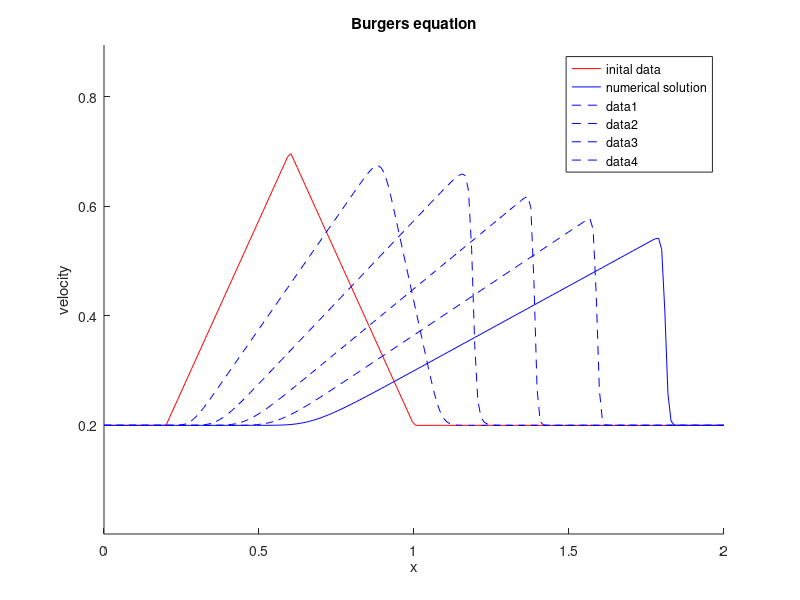

The MATLAB source for this figure:
%-------------------------------------------------------------------
% MATLAB routine for solving Burgers equation 
%   v_t + (v^2/2)_x  (conservation form)
%
% created: April 2010
% author:  Susanne Hoefner, Uppsala University 
%-------------------------------------------------------------------

clear   % clear all variables
clf     % clear plot area

%-------------------------------------------------------------------
% defining spatial grid
%-------------------------------------------------------------------

npt   = 200;     % number of spatial grid points
x_min = 0.0;     % left boundary
x_max = 2.0;     % right boundary

dx    = (x_max-x_min)/(npt-1);  % grid spacing (equidistant)
for i=1:npt
  x(i) = x_min + (i-1)*dx;      % setting spatial grid points 
end

x_diff  = (x_max-x_min);        % length of spatial range
x_mid   = (x_min+x_max)/2.0;    % mid-point of spatial range

%-------------------------------------------------------------------
% setting initial conditions
%-------------------------------------------------------------------

% parameters for initial data

%i_dat = 1;      % Gaussian
%i_dat = 2;      % slope
i_dat = 3;      % triangle

v_min = +0.20;  % maxium velocity
v_max = +0.70;  % minimum velocity

f_tip   = 0.30; % location of gaussian and triangle
f_gauss = 0.40; % width parameter for gaussian
f_width = 0.20; % width parameter for triangle and slope

% creating initial data

for i=1:npt

  % gaussian

  if i_dat == 1
    x_tip   = x_min + f_tip*x_diff;  % center of triangle
    v(i,1) = (v_max-v_min) * exp( -( (x(i)-x_tip) / f_gauss*x_diff )^2 ) + v_min;
  end

  % slope

  if i_dat == 2
    x_left  = x_mid-f_width*x_diff;
    x_right = x_mid+f_width*x_diff;
    v(i,1) = v_max;
    if x(i) > (x_left)
      if x(i) < (x_right)
        v(i,1) = v_max - (v_max-v_min)*((x(i)-x_left)/(x_right-x_left));
      else
        v(i,1) = v_min;
      end
    end
  end

  % triangle

  if i_dat == 3
    x_tip   = x_min + f_tip*x_diff;  % center of triangle
    x_left  = x_tip-f_width*x_diff;  % left border of triangle
    x_right = x_tip+f_width*x_diff;  % right border of triangle
    v(i,1) = v_min;                  % velocity outside triangle region
    if x(i) > x_left
      if x(i) < x_right
        if x(i) < x_tip              % left side of triangle
          v(i,1) = v_min + (v_max-v_min)*((x(i)-x_left)/(x_tip-x_left));
        else                         % right side of triangle
          v(i,1) = v_max - (v_max-v_min)*((x(i)-x_tip)/(x_right-x_tip));
        end
      end
    end
  end

end

%-------------------------------------------------------------------
% computing solution at chosen time levels
%    (using a conservative explicit upwind differencing scheme)
%-------------------------------------------------------------------

t_start = 0.0;  % starting time 
t_stop  = 2.4;  % stopping time 

cfl     = 0.8;  % Courant number (must be < 1 for stability)

t(1)    = t_start; % time level of initial data
age     = t(1);    % control variable for time integration
n       = 0;       % initializing time level counter

while (age <= t_stop) 

  n      = n+1;                      % index of time level
  dt     = dx*cfl/max(abs(v(:,n)));  % time step
  t(n+1) = t(n) + dt;                % time 
  age    = t(n+1);

  v(1,n+1) = v(1,1);       % left boundary condition (fixed value)
  v(npt,n+1) = v(npt,1);   % right boundary condition (fixed value)

  % compute upwind fluxes at cell boundaries

  for i=1:npt-1            
    vp = 0.5 * ( v(i,n) + v(i+1,n) ); % average value
    if (vp > 0.0) % average value positive
      if (v(i,n) >= 0.0) 
        flp(i) = 0.5 * v(i,n)^2;
      end
    elseif (vp <= 0.0) % average value negative
      if (v(i+1,n) <= 0.0) 
        flp(i) = 0.5 * v(i+1,n)^2;
      end
    else
      flp(i) = 0.0;
    end
  end  

  % compute solution v for new time level t(n+1) at locations x(i)
  
  for i=2:npt-1
    v(i,n+1) = v(i,n) - dt/dx * ( flp(i) - flp(i-1) );
  end
  
end

ntst = n+1;  % total number of time levels (including initial data)

%-------------------------------------------------------------------
% plotting initial data and solution
%-------------------------------------------------------------------

vdata_max = max(v(:,1));
vdata_min = min(v(:,1));
dv = vdata_max - vdata_min;

fb    = 0.4;              % parameter for extending y-range
y_min = vdata_min-dv*fb;
y_max = vdata_max+dv*fb;

hold on 

title ('Burgers equation');  
ylabel('velocity'); 
xlabel('x'); 

axis([x_min x_max y_min y_max]);

plot(x,v(:,1),'r-')       % plot initial data
plot(x,v(:,ntst),'b-')    % plot solution at last time level

legend('inital data','numerical solution')

npl  = 5; % number of snapshots to be plotted

if npl > 1
  dn = (ntst-mod(ntst,npl))/npl;
  for i=dn:dn:(ntst-npl)
    plot(x,v(:,i),'b--')   % plot intermediate snapshots
  end
end

hold off

%-------------------------------------------------------------------
